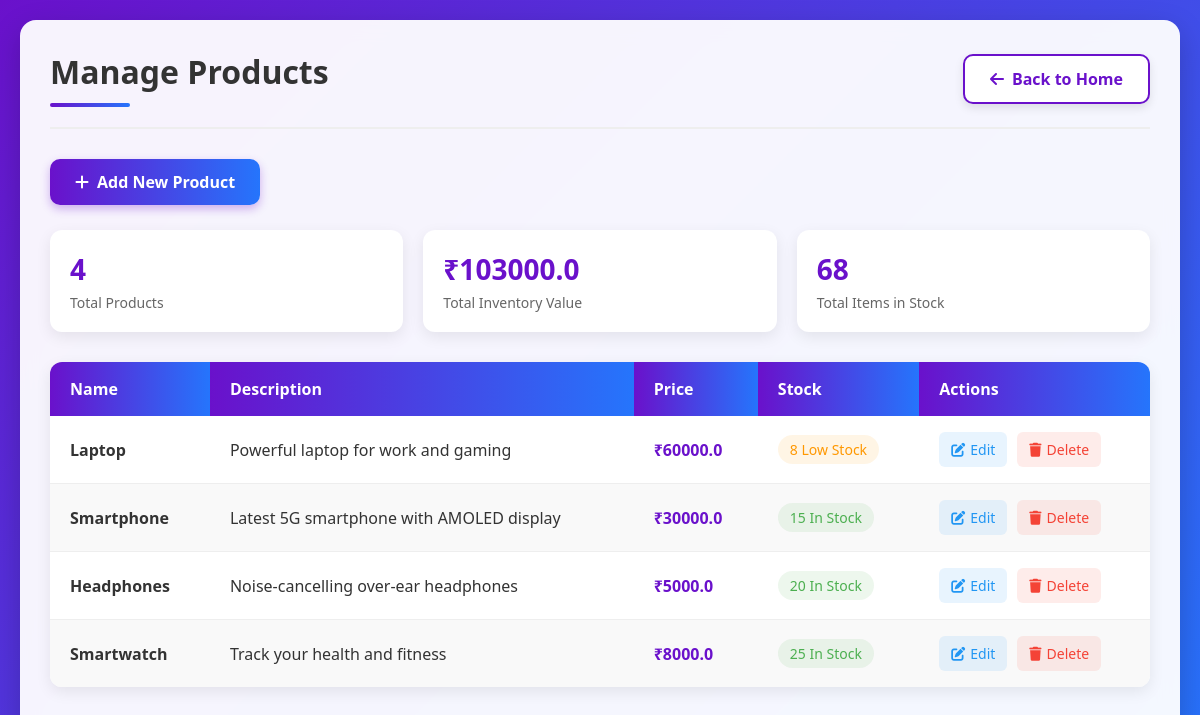
/admin/products (signed in), run on the app's committed database.
### tables this page shows
CREATE TABLE products (id INTEGER PRIMARY KEY, name TEXT, description TEXT, price REAL, stock INTEGER);

### app.py (the view)
@app.route("/admin/products")
def admin_products():
    if session.get("role") != "admin":
        return redirect(url_for("login"))
    conn = get_db()
    products = conn.execute("SELECT * FROM products").fetchall()
    return render_template("admin_products.html", products=products)

### app.py (called while the page is built)
def get_db():
    conn = sqlite3.connect("database.db")
    conn.row_factory = sqlite3.Row
    return conn

### templates/admin_products.html (shortened to what this page needs)
<!DOCTYPE html>
<html lang="en">
<head>
    <link rel="stylesheet" href="https://cdnjs.cloudflare.com/ajax/libs/font-awesome/6.4.0/css/all.min.css">
</head>
<body>
    <div class="container">
        <header>
            <h2>Manage Products</h2>
            <a href="{{ url_for('index') }}" class="btn-secondary">
                <i class="fas fa-arrow-left"></i> Back to Home
            </a>
        </header>
        <div class="admin-actions">
            <a href="{{ url_for('add_product') }}" class="btn-primary">
                <i class="fas fa-plus"></i> Add New Product
            </a>
        </div>
        <div class="stats-cards">
            <div class="stat-card">
                <span class="stat-value">{{ products|length }}</span>
                <span class="stat-label">Total Products</span>
            </div>
            <div class="stat-card">
                <span class="stat-value">₹{{ products|sum(attribute='price')|round(2) }}</span>
                <span class="stat-label">Total Inventory Value</span>
            </div>
            <div class="stat-card">
                <span class="stat-value">{{ products|sum(attribute='stock') }}</span>
                <span class="stat-label">Total Items in Stock</span>
            </div>
        </div>
        <table class="products-table">
            <thead>
                <tr>
                    <th>Name</th>
                    <th>Description</th>
                    <th>Price</th>
                    <th>Stock</th>
                    <th>Actions</th>
                </tr>
            </thead>
            <tbody>
                {% for p in products %}
                <tr>
                    <td class="product-name">{{ p['name'] }}</td>
                    <td>{{ p['description'] }}</td>
                    <td class="product-price">₹{{ p['price'] }}</td>
                    <td>
                        {% if p['stock'] > 10 %}
                            <span class="product-stock stock-high">{{ p['stock'] }} In Stock</span>
                        {% elif p['stock'] > 0 %}
                            <span class="product-stock stock-medium">{{ p['stock'] }} Low Stock</span>
                        {% else %}
                            <span class="product-stock stock-low">Out of Stock</span>
                        {% endif %}
                    </td>
                    <td>
                        <div class="action-buttons">
                            <a href="/admin/edit-product/{{ p['id'] }}" class="btn-edit">
                                <i class="fas fa-edit"></i> Edit
                            </a>
                            <a href="/admin/delete-product/{{ p['id'] }}" class="btn-delete" onclick="return confirm('Are you sure you want to delete this product?')">
                                <i class="fas fa-trash"></i> Delete
                            </a>
                        </div>
                    </td>
                </tr>
                {% endfor %}
            </tbody>
        </table>
    </div>
</body>
</html>

### templates/admin_products.html (style rules this page uses)
* { margin: 0; padding: 0; box-sizing: border-box; font-family: 'Segoe UI', Tahoma, Geneva, Verdana, sans-serif; }
body { background: linear-gradient(135deg, #6a11cb 0%, #2575fc 100%); min-height: 100vh; padding: 20px; color: #333; }
.container { max-width: 1200px; margin: 0 auto; background: rgba(255, 255, 255, 0.95); border-radius: 16px; box-shadow: 0 10px 30px rgba(0, 0, 0, 0.2); padding: 30px; backdrop-filter: blur(10px); }
header { display: flex; justify-content: space-between; align-items: center; margin-bottom: 30px; padding-bottom: 20px; border-bottom: 2px solid #eee; }
h2 { color: #333; font-weight: 600; font-size: 32px; position: relative; }
h2:after { content: ''; display: block; width: 80px; height: 4px; background: linear-gradient(to right, #6a11cb, #2575fc); margin-top: 10px; border-radius: 2px; }
.admin-actions { display: flex; gap: 15px; margin-bottom: 25px; }
.btn-primary { padding: 12px 25px; background: linear-gradient(to right, #6a11cb, #2575fc); color: white; text-decoration: none; border-radius: 10px; font-weight: 600; transition: all 0.3s ease; box-shadow: 0 4px 10px rgba(106, 17, 203, 0.3); display: inline-flex; align-items: center; gap: 8px; }
.btn-secondary { padding: 12px 25px; background: white; color: #6a11cb; text-decoration: none; border-radius: 10px; font-weight: 600; transition: all 0.3s ease; box-shadow: 0 4px 10px rgba(0, 0, 0, 0.1); border: 2px solid #6a11cb; display: inline-flex; align-items: center; gap: 8px; }
.products-table { width: 100%; border-collapse: separate; border-spacing: 0; margin: 25px 0; background: white; border-radius: 12px; overflow: hidden; box-shadow: 0 5px 15px rgba(0, 0, 0, 0.08); }
.products-table th { background: linear-gradient(to right, #6a11cb, #2575fc); color: white; text-align: left; padding: 16px 20px; font-weight: 600; }
.products-table td { padding: 16px 20px; border-bottom: 1px solid #eee; }
.products-table tr:last-child td { border-bottom: none; }
.products-table tr:nth-child(even) { background-color: #f9f9f9; }
.product-name { font-weight: 600; color: #333; }
.product-price { font-weight: 700; color: #6a11cb; }
.product-stock { display: inline-block; padding: 5px 12px; border-radius: 20px; font-size: 14px; font-weight: 500; }
.stock-high { background: rgba(76, 175, 80, 0.1); color: #4caf50; }
.stock-medium { background: rgba(255, 152, 0, 0.1); color: #ff9800; }
.action-buttons { display: flex; gap: 10px; }
.btn-edit { padding: 8px 12px; background: rgba(33, 150, 243, 0.1); color: #2196f3; text-decoration: none; border-radius: 6px; font-size: 14px; transition: all 0.3s ease; display: inline-flex; align-items: center; gap: 5px; }
.btn-delete { padding: 8px 12px; background: rgba(244, 67, 54, 0.1); color: #f44336; text-decoration: none; border-radius: 6px; font-size: 14px; transition: all 0.3s ease; display: inline-flex; align-items: center; gap: 5px; }
.stats-cards { display: grid; grid-template-columns: repeat(auto-fit, minmax(250px, 1fr)); gap: 20px; margin-bottom: 30px; }
.stat-card { background: white; border-radius: 12px; padding: 20px; box-shadow: 0 5px 15px rgba(0, 0, 0, 0.08); display: flex; flex-direction: column; }
.stat-value { font-size: 28px; font-weight: 700; color: #6a11cb; margin-bottom: 5px; }
.stat-label { color: #666; font-size: 14px; }

### data on the page
products: name "Laptop", description "Powerful laptop for work and gaming", price "60000.0", stock "8"
products: name "Smartphone", description "Latest 5G smartphone with AMOLED display", price "30000.0", stock "15"
products: name "Headphones", description "Noise-cancelling over-ear headphones", price "5000.0", stock "20"
products: name "Smartwatch", description "Track your health and fitness", price "8000.0", stock "25"

### other printed values
{{ products|length }} "4"
{{ products|sum(attribute='price')|round(2) }} "103000.0"
{{ products|sum(attribute='stock') }} "68"
